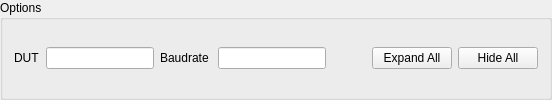
        <widget class="QGroupBox" name="groupBox_17">
         <property name="title">
          <string>Options</string>
         </property>
         <layout class="QGridLayout" name="gridLayout_21">
          <item row="0" column="3">
           <widget class="CustomControls::LineEdit" name="leBAUDRATE"/>
          </item>
          <item row="0" column="2">
           <widget class="QLabel" name="label_83">
            <property name="text">
             <string>Baudrate </string>
            </property>
           </widget>
          </item>
          <item row="0" column="4">
           <spacer name="horizontalSpacer_14">
            <property name="orientation">
             <enum>Qt::Horizontal</enum>
            </property>
            <property name="sizeHint" stdset="0">
             <size>
              <width>40</width>
              <height>20</height>
             </size>
            </property>
           </spacer>
          </item>
          <item row="0" column="0">
           <widget class="QLabel" name="label_84">
            <property name="text">
             <string>DUT</string>
            </property>
           </widget>
          </item>
          <item row="0" column="8">
           <widget class="QPushButton" name="pbExpandAll">
            <property name="text">
             <string>Expand All</string>
            </property>
           </widget>
          </item>
          <item row="0" column="9">
           <widget class="QPushButton" name="pbHideAll">
            <property name="text">
             <string>Hide All</string>
            </property>
           </widget>
          </item>
          <item row="0" column="1">
           <widget class="CustomControls::LineEdit" name="lineEdit">
            <property name="accessibleName">
             <string>DUT</string>
            </property>
           </widget>
          </item>
         </layout>
        </widget>
